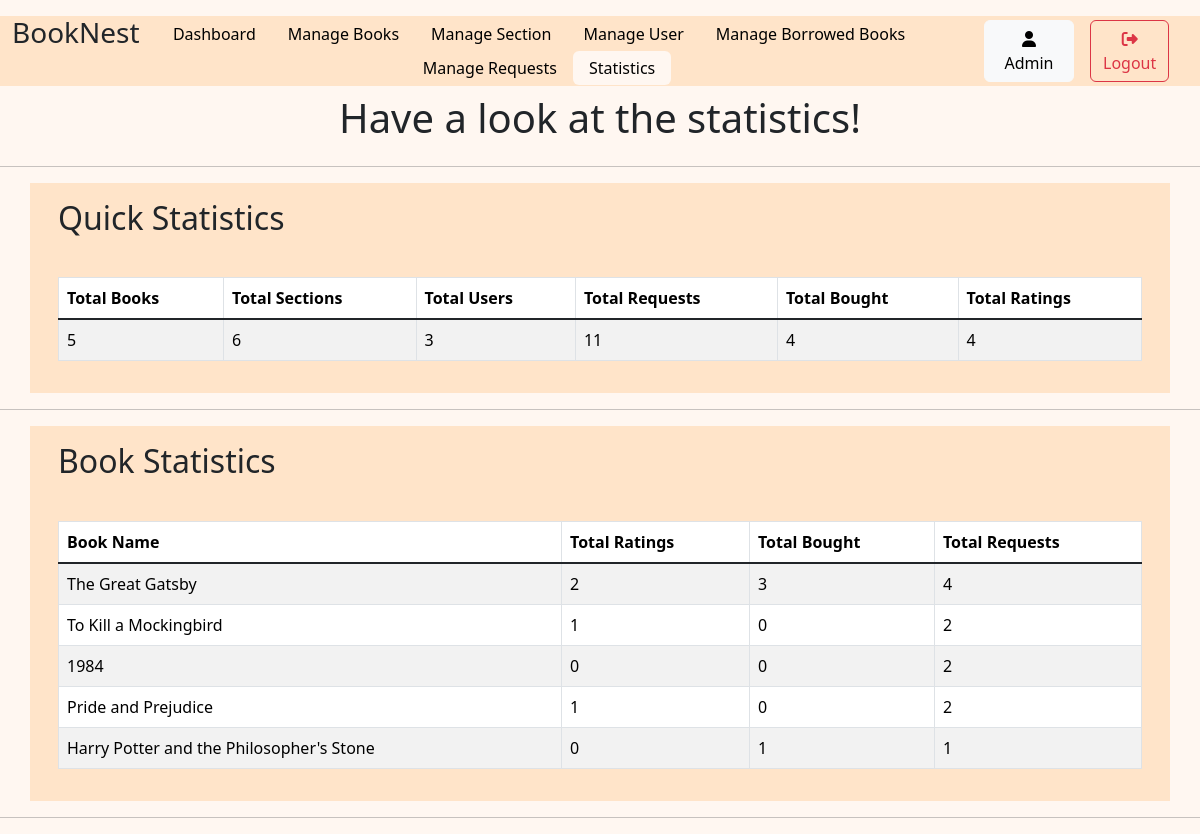
Screenshot of /admin/statistics (signed in) with the database file from the repository.
### models.py (models this page shows)
class user(db.Model):
    user_id = db.Column(db.Integer, autoincrement=True, primary_key=True)
    username = db.Column(db.String(), unique=True)
    email = db.Column(db.String, unique=True)
    date_created = db.Column(db.DateTime, default=datetime.datetime.now)
    passhash = db.Column(db.String(256))
    is_admin=db.Column(db.Boolean, default=False)

class book(db.Model):
    book_id = db.Column(db.Integer, primary_key=True, autoincrement=True)
    name = db.Column(db.String)
    content = db.Column(db.String)
    date_created = db.Column(db.DateTime, default=datetime.datetime.now)
    authors = db.Column(db.String)
    section_id=db.Column(db.Integer, db.ForeignKey('section.section_id'))

### routes.py (the view)
@app.route('/admin/statistics')
@admin_required
def statistics():
    User=user.query.get(session['user_id'])
    total_books=db.session.query(func.count(book.book_id)).scalar()
    total_sections=db.session.query(func.count(section.section_id)).scalar()
    total_users=db.session.query(func.count(user.user_id)).scalar()
    total_requests=db.session.query(func.count(requests.request_id)).scalar()
    total_bought=db.session.query(func.count(bought.bought_id)).scalar()
    total_ratings=db.session.query(func.count(ratings.ratings_id)).scalar()
    subquery_requests = db.session.query(requests.book_id, func.count(requests.request_id).label('total_requests')).group_by(requests.book_id).subquery()
    subquery_ratings = db.session.query(ratings.book_id, func.count(ratings.ratings_id).label('total_ratings')).group_by(ratings.book_id).subquery()
    subquery_bought = db.session.query(bought.book_id, func.count(bought.bought_id).label('total_bought')).group_by(bought.book_id).subquery()
    book_stats = db.session.query(book.book_id, book.name, subquery_requests.c.total_requests, subquery_ratings.c.total_ratings, subquery_bought.c.total_bought)\
    .outerjoin(subquery_requests, book.book_id == subquery_requests.c.book_id)\
    .outerjoin(subquery_ratings, book.book_id == subquery_ratings.c.book_id)\
    .outerjoin(subquery_bought, book.book_id == subquery_bought.c.book_id)\
    .all()
    return render_template('/admin_pages/adminStatistics.html', active='statistics', User=User, total_books=total_books, total_sections=total_sections, total_users=total_users, total_requests=total_requests, total_bought=total_bought, total_ratings=total_ratings, book_stats=book_stats)

### routes.py (called while the page is built)
def admin_required(func):
    @wraps(func)
    def inner(*args, **kwargs):
        if 'user_id' not in session:
            flash('Please login to continue')
            return redirect(url_for('login'))
        User = user.query.get(session['user_id'])
        if not User.is_admin:
            flash('You are not authorized to access this page')
            return redirect(url_for('dashboard'))
        return func(*args, **kwargs)
    return inner

### templates/admin_pages/adminStatistics.html (shortened to what this page needs)
{% extends 'layout.html' %}
{% block content %}
    {% include 'adminNavbar.html'   %}
    <h1 class="text-center p-2">Have a look at the statistics!</h1>
    <hr>
    <div class="container" style="background-color: #FFE4C9;">
        <h2 class="text-start p-3">Quick Statistics</h2>
        <div class="p-3">
            <table class="table table-striped table-hover table-bordered">
                <thead>
                    <tr>
                        <th scope="col">Total Books</th>
                        <th scope="col">Total Sections</th>
                        <th scope="col">Total Users</th>
                        <th scope="col">Total Requests</th>
                        <th scope="col">Total Bought</th>
                        <th scope="col">Total Ratings</th>
                    </tr>
                </thead>
                <tbody class="table-group-divider">
                    <tr>
                        <td>{{total_books}}</td>
                        <td>{{total_sections}}</td>
                        <td>{{total_users}}</td>
                        <td>{{total_requests}}</td>
                        <td>{{total_bought}}</td>
                        <td>{{total_ratings}}</td>
                    </tr>
                </tbody>
            </table>
        </div>
    </div>
    <hr>
    <div class="container" style="background-color: #FFE4C9;">
        <h2 class="text-start p-3">Book Statistics</h2>
        <div class="p-3">
            <table class="table table-striped table-hover table-bordered">
                <thead>
                    <tr>
                        <th scope="col">Book Name</th>
                        <th scope="col">Total Ratings</th>
                        <th scope="col">Total Bought</th>
                        <th scope="col">Total Requests</th>
                    </tr>
                </thead>
                <tbody class="table-group-divider">
                    {% for item in book_stats %}
                    <tr>
                        <td>{% if item.name %}{{item.name}}{% else %}0{% endif %}</td>
                        <td>{% if item.total_ratings %}{{item.total_ratings}}{% else %}0{% endif %}</td>
                        <td>{% if item.total_bought %}{{item.total_bought}}{% else %}0{% endif %}</td>
                        <td>{% if item.total_requests %}{{item.total_requests}}{% else %}0{% endif %}</td>
                    </tr>
                    {% endfor %}
                </tbody>
            </table>
        </div>
    </div>
    <hr>
{% endblock %}

### templates/adminNavbar.html
<div class="align-self-center" style="background-color: #FFE4C9;">
    <div class="row container-fluid mt-3 " >
        <div class="col-1">
            <h3>BookNest</h3>
        </div>
        <div class="col-9 align-self-center">
            <ul class="nav justify-content-center nav-pills ">
                <li class="nav-item">
                    <a class="{% if active=='Dashboard' %}nav-link active{% else %}nav-link{%endif %}" aria-current="page" href="{{url_for('admin')}}">Dashboard</a>
                </li>
                <li class="nav-item">
                    <a class="{% if active=='Books' %}nav-link active{% else %}nav-link{%endif %}" href="{{url_for('bookManagement')}}">Manage Books</a>
                </li>
                <li class="nav-item">
                    <a class="{% if active=='Section' %}nav-link active{% else %}nav-link{%endif %}" href="{{url_for('sectionManagement')}}">Manage Section</a>
                </li>
                <li class="nav-item">
                    <a class="{% if active=='Users' %}nav-link active{% else %}nav-link{%endif %}" href="{{url_for('userManagement')}}">Manage User </a>
                </li>
                <li class="nav-item">
                    <a class="{% if active=='borrowedBooks' %}nav-link active{% else %}nav-link{%endif %}" href="{{url_for('borrowedBooksManagement')}}">Manage Borrowed Books</a>
                </li>
                <li class="nav-item">
                    <a class="{% if active=='Requests' %}nav-link active{% else %}nav-link{%endif %}" href="{{url_for('manageRequest')}}">Manage Requests</a>
                </li>
                <li class="nav-item">
                    <a class="{% if active=='statistics' %}nav-link active{% else %}nav-link{%endif %}" href="{{url_for('statistics')}}">Statistics</a>
                </li>
            </ul>
        </div>
        <div class="col-1 align-self-center p-1">
            <a class="btn btn-light" href="{{url_for('profile',id=User.user_id)}}">
                <i class="fa-solid fa-user"></i> {{User.username}}
            </a>
        </div>
        <div class="col-1 align-self-center">
            <a class="btn btn-outline-danger" href="{{url_for('logout')}}">
                <i class="fa-solid fa-right-from-bracket"></i>Logout
            </a>
        </div>
    </div>
</div>

### Static/style.css (style rules this page uses)
.nav-pills .nav-link.active { color: black; background-color: #FFF7F1; }
.nav-pills .nav-link { color: black; }
.nav>li>a { padding-top: 5px; padding-bottom: 5px; }
body { background-color: #FFF7F1; }

### rows the page displays
user: username "Admin"
book: name "The Great Gatsby", total_ratings "2", total_bought "3", total_requests "4"
book: name "To Kill a Mockingbird", total_ratings "1", shows "0", total_requests "2"
book: name "1984", shows "0", total_requests "2"
book: name "Pride and Prejudice", total_ratings "1", shows "0", total_requests "2"
book: name "Harry Potter and the Philosopher's Stone", shows "0", total_bought "1", total_requests "1"

### other values shown
{{ total_books }} "5"
{{ total_sections }} "6"
{{ total_users }} "3"
{{ total_requests }} "11"
{{ total_bought }} "4"
{{ total_ratings }} "4"
